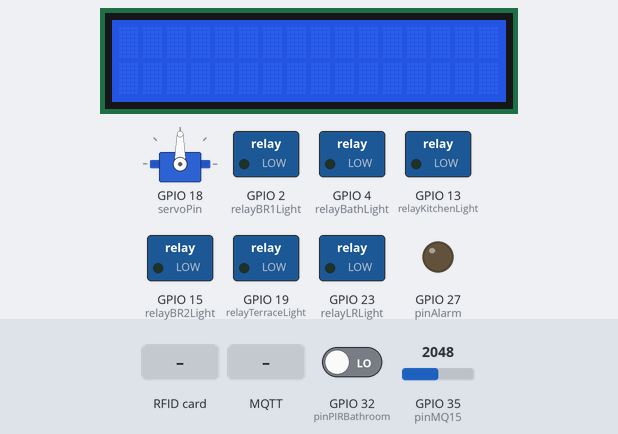
The sketch below on a simulated ESP32. Shown: servo, 16×2 character LCD, switched loads named in the sketch (green lamp = pin HIGH), output pins drawn as LEDs (lit = HIGH). The inputs (shaded band) are chosen by the test bench; at power-on: GPIO 35 (pinMQ15) = 2048, GPIO 32 (pinPIRBathroom) LOW. WiFi joins after 1.5 s; servers stay silent unless stated; the local clock reads 2024-03-15 10:24:30 at power-on unless the sketch sets it; no MQTT or app messages arrive unless stated; what the sketch prints to the serial monitor is not drawn.

Above: at 2.8 s.
2.9 s: RFID card 5E 7A 19 C4 held to the reader
At 4.2 s:
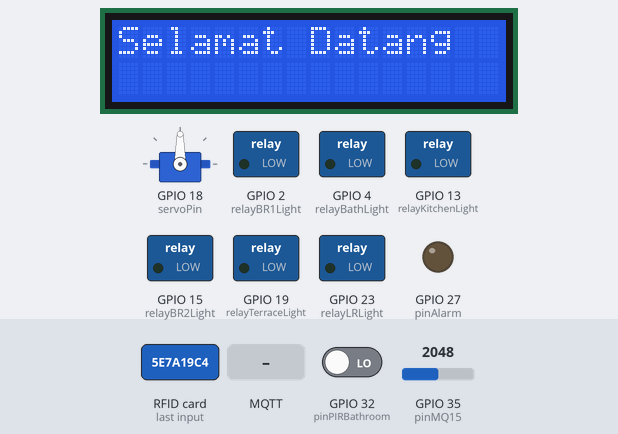
5.9 s: MQTT message "ON" arrives on the first subscribed topic
At 6.7 s:
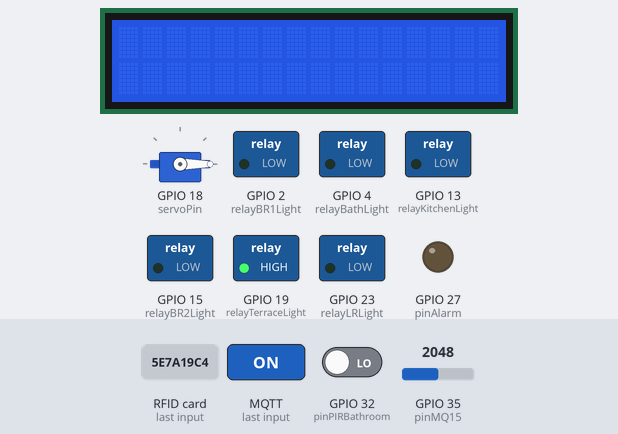
7.4 s: GPIO 35 (pinMQ15) set to 2927
8.9 s: GPIO 35 (pinMQ15) set to 3041
At 9.2 s:
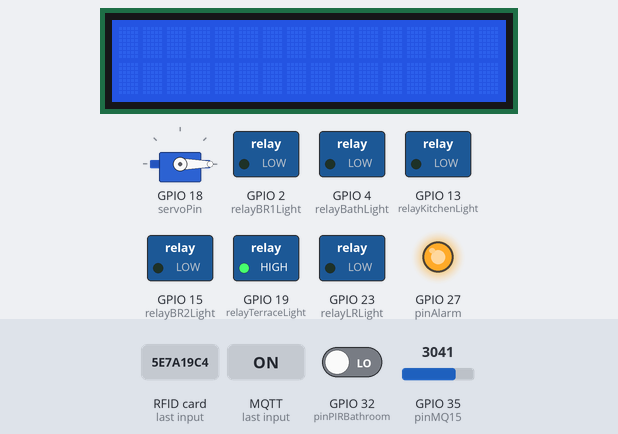
10.4 s: MQTT message "terrace/light/set" arrives on the first subscribed topic
At 10.8 s:
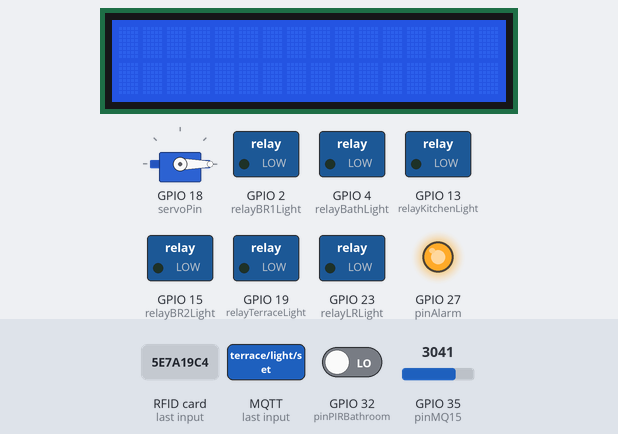
11.9 s: GPIO 32 (pinPIRBathroom) driven HIGH
At 12.2 s:
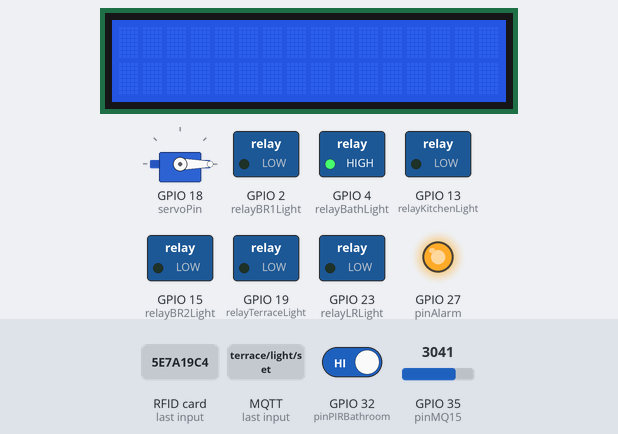
Timing chart, 0 to 14.4 s (numbered marks = the images above; inputs shaded):
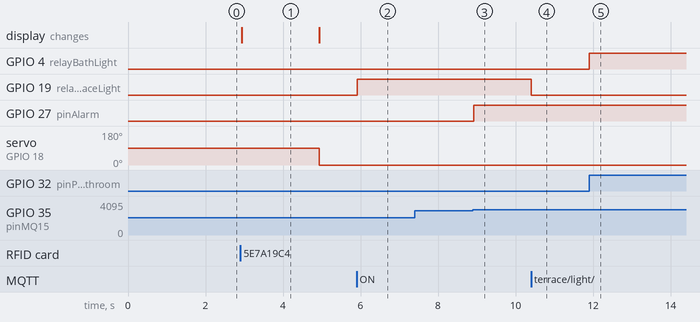

Measured:
- the behaviour switches between 3000 and 3001 on GPIO 35 (pinMQ15) (found by bisection; images 2 and 3)
- after the input at 2.9 s, servo on GPIO 18 (servoPin): 90° → 0° after 2.0 s; the display: changes at once (image 1)
- after the input at 5.9 s, GPIO 19 (relayTerraceLight): LOW → HIGH at once
- after the input at 7.4 s, every drawn part: stays the same
- after the input at 8.9 s, GPIO 27 (pinAlarm): LOW → HIGH at once
- after the input at 10.4 s, GPIO 19 (relayTerraceLight): HIGH → LOW at once
- after the input at 11.9 s, GPIO 4 (relayBathLight): LOW → HIGH at once
- what the display in image 1 shows lasts 2.0 s, from 2.9 s to 4.9 s

The sketch:

Smarthome_Ronaltama.ino
```cpp
/*
  ESP32 MQTT-Based Smart Home Miniature for 6 Rooms

  Features:
  1. Terrace:
     - RFID scanning: on valid card, servo activation
     - I2C LCD: displays "Selamat Datang" on valid scan
     - PIR motion sensor active between 01:00-03:00 (configurable via MQTT); triggers alarm on pin 27
     - Light control via MQTT
  2. Living Room:
     - Light control via MQTT
     - Fan control via MQTT
  3. Bathroom:
     - PIR sensor: auto-light ON with delay, via relay
  4. Bedroom 1:
     - Light control via MQTT
  5. Bedroom 2:
     - Light control via MQTT
     - DHT22: temperature & humidity publishing via MQTT on separate topics
  6. Kitchen:
     - Light control via MQTT
     - Gas sensor MQ-15: triggers alarm on pin 27

  MQTT Topics:
    terrace/light/set, terrace/light/status
    terrace/pir/enable (true/false)
    terrace/alarm
    terrace/rfid
    livingroom/light/set
    livingroom/fan/set
    bathroom/light/control
    bedroom1/light/set
    bedroom2/light/set
    bedroom2/dht/temperature
    bedroom2/dht/humidity
    kitchen/light/set
    kitchen/gas/alarm

  Pin Assignments:
    // I2C Bus
    SDA: 21
    SCL: 22

    // Terrace
    RFID RX: 16
    RFID TX: 17
    SERVO: 18
    PIR_TERRACE: 34
    ALARM: 27
    RELAY_TERRACE_LIGHT: 19

    // Living Room
    RELAY_LR_LIGHT: 23
    RELAY_LR_FAN: 5

    // Bathroom
    PIR_BATHROOM: 32
    RELAY_BATHLIGHT: 4

    // Bedroom 1
    RELAY_BR1_LIGHT: 2

    // Bedroom 2
    RELAY_BR2_LIGHT: 15
    DHT22_PIN: 33

    // Kitchen
    RELAY_KITCHEN_LIGHT: 13
    MQ15_PIN: 35
    // Alarm pin reused: ALARM (27)

  PIN CONFLICT CHECK:
    All pins unique except ALARM is shared for terrace PIR and kitchen gas alarm (intended share).

  Program Flow:
    1. Setup WiFi & MQTT client, reconnect logic
    2. Initialize peripherals: RFID, Servo, I2C LCD, PIRs, Relays, DHT, MQ15
    3. Subscribe to control topics for lights, fans, PIR enable
    4. Loop:
       - mqttClient.loop()
       - Check RFID: if valid UID, trigger servo, LCD message, publish terrace/rfid
       - Read time; if between 1-3 AM and terrace PIR enabled, check PIR_TERRACE -> if motion, trigger alarm
       - Check PIR_BATHROOM: if motion, switch bathroom light ON with delay off timer
       - Read DHT22 periodically, publish temperature & humidity
       - Read MQ15: if gas threshold, trigger alarm pin and publish kitchen/gas/alarm
       - Maintain relays based on last MQTT command state

  Required Libraries:
    WiFi.h
    PubSubClient.h
    LiquidCrystal_I2C.h
    Servo.h
    MFRC522.h
    DHT.h
    time.h (for NTP)
*/

#include <WiFi.h>
#include <PubSubClient.h>
#include <LiquidCrystal_I2C.h>
#include <Servo.h>
#include <SPI.h>
#include <MFRC522.h>
#include <DHT.h>
#include <time.h>

// WiFi & MQTT settings
const char* ssid = "nama wifi";
const char* password = "pw";
const char* mqttServer = "broker.hivemq.com";
const int mqttPort = 1883;
const char* mqttUser = "nama";
const char* mqttPassword ="pw";

WiFiClient espClient;
PubSubClient client(espClient);

// I2C LCD
LiquidCrystal_I2C lcd(0x27, 16, 2);

// Servo
Servo terraceServo;

// RFID
#define SS_PIN 5
#define RST_PIN 17
MFRC522 rfid(SS_PIN, RST_PIN);

// DHT22
#define DHTPIN 33
#define DHTTYPE DHT22
DHT dht(DHTPIN, DHTTYPE);

// Pin defs
const int pinPIRTerrace = 34;
const int pinPIRBathroom = 32;
const int pinMQ15 = 35;
const int pinAlarm = 27;
const int relayTerraceLight = 19;
const int relayLRLight = 23;
const int relayLRFan = 5;
const int relayBathLight = 4;
const int relayBR1Light = 2;
const int relayBR2Light = 15;
const int relayKitchenLight = 13;
const int servoPin = 18;

// MQTT state
bool terraceLightState = false;
bool lrLightState = false;
bool lrFanState = false;
bool br1LightState = false;
bool br2LightState = false;
bool kitchenLightState = false;
bool terracePIREnabled = true;

void setup() {
  Serial.begin(115200);
  // Initialize pins
  pinMode(pinPIRTerrace, INPUT);
  pinMode(pinPIRBathroom, INPUT);
  pinMode(pinMQ15, INPUT);
  pinMode(pinAlarm, OUTPUT);
  pinMode(relayTerraceLight, OUTPUT);
  pinMode(relayLRLight, OUTPUT);
  pinMode(relayLRFan, OUTPUT);
  pinMode(relayBathLight, OUTPUT);
  pinMode(relayBR1Light, OUTPUT);
  pinMode(relayBR2Light, OUTPUT);
  pinMode(relayKitchenLight, OUTPUT);

  // Attach servo
  terraceServo.attach(servoPin);

  // Setup I2C LCD
  lcd.init();
  lcd.backlight();

  // RFID
  SPI.begin();
  rfid.PCD_Init();

  // DHT22
  dht.begin();

  // Connect WiFi and MQTT
  setup_wifi();
  client.setServer(mqttServer, mqttPort);
  client.setCallback(mqttCallback);

  // NTP time
  configTime(0, 0, "pool.ntp.org", "time.nist.gov");
}

void setup_wifi() {
  delay(10);
  WiFi.begin(ssid, password);
  while (WiFi.status() != WL_CONNECTED) {
    delay(500);
    Serial.print(".");
  }
  Serial.println("WiFi connected");
}

void mqttCallback(char* topic, byte* payload, unsigned int length) {
  String msg;
  for (int i = 0; i < length; i++) msg += (char)payload[i];
  Serial.print("Topic: "); Serial.print(topic);
  Serial.print("  Message: "); Serial.println(msg);

  if (String(topic) == "terrace/light/set") {
    terraceLightState = (msg == "ON");
    digitalWrite(relayTerraceLight, terraceLightState);
    client.publish("terrace/light/status", terraceLightState?"ON":"OFF");
  } else if (String(topic) == "terrace/pir/enable") {
    terracePIREnabled = (msg == "true");
  } // ... repeat for other topics
}

void reconnect() {
  while (!client.connected()) {
    if (client.connect("ESP32Client")) {
      client.subscribe("terrace/light/set");
      client.subscribe("terrace/pir/enable");
      // subscribe others...
    } else {
      delay(5000);
    }
  }
}

unsigned long lastDHT = 0;
unsigned long lastPirBath = 0;

void loop() {
  if (!client.connected()) reconnect();
  client.loop();

  // RFID handling
  if (rfid.PICC_IsNewCardPresent() && rfid.PICC_ReadCardSerial()) {
    String uid = "";
    for (byte i = 0; i < rfid.uid.size; i++) uid += String(rfid.uid.uidByte[i], HEX);
    Serial.println("UID: " + uid);
    terraceServo.write(90);
    lcd.clear();
    lcd.print("Selamat Datang");
    client.publish("terrace/rfid", uid.c_str());
    delay(2000);
    terraceServo.write(0);
    lcd.clear();
  }

  // Terrace PIR alarm between 1-3 AM
  struct tm timeinfo;
  if (getLocalTime(&timeinfo)) {
    int h = timeinfo.tm_hour;
    if (terracePIREnabled && h >= 1 && h < 3 && digitalRead(pinPIRTerrace)) {
      digitalWrite(pinAlarm, HIGH);
      client.publish("terrace/alarm", "MOTION");
    } else {
      digitalWrite(pinAlarm, LOW);
    }
  }

  // Bathroom PIR auto-light (with delay off)
  if (digitalRead(pinPIRBathroom)) {
    digitalWrite(relayBathLight, HIGH);
    lastPirBath = millis();
  }
  if (millis() - lastPirBath > 60000) { // off after 60s
    digitalWrite(relayBathLight, LOW);
  }

  // DHT22 publish every minute
  if (millis() - lastDHT > 60000) {
    float t = dht.readTemperature();
    float h = dht.readHumidity();
    if (!isnan(t) && !isnan(h)) {
      client.publish("bedroom2/dht/temperature", String(t).c_str());
      client.publish("bedroom2/dht/humidity", String(h).c_str());
    }
    lastDHT = millis();
  }

  // MQ15 gas alarm
  if (analogRead(pinMQ15) > 3000) {
    digitalWrite(pinAlarm, HIGH);
    client.publish("kitchen/gas/alarm", "GAS");
  }

  delay(10);
}
```
